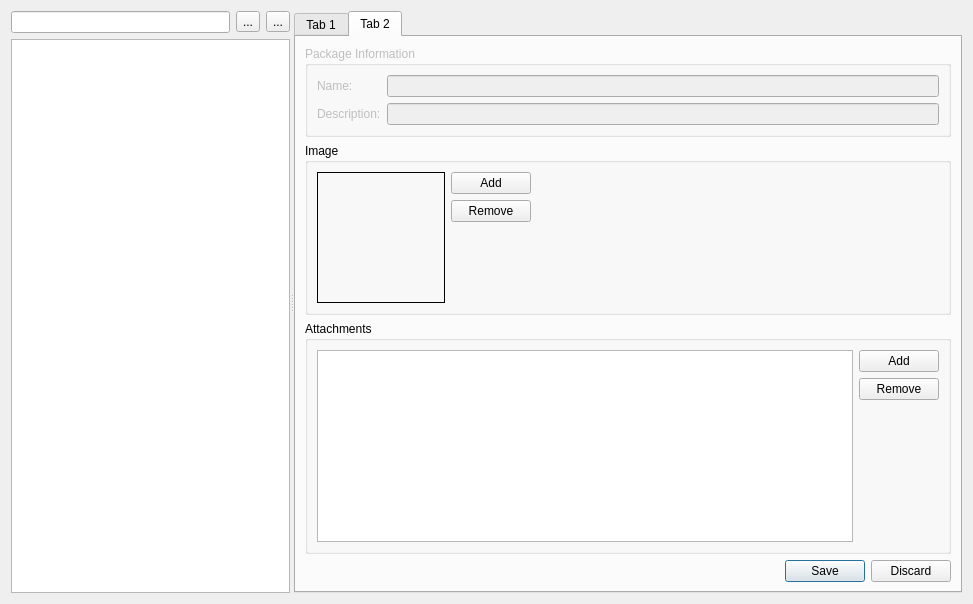
<?xml version="1.0" encoding="UTF-8"?>
<ui version="4.0">
 <class>StorageManagerForm</class>
 <widget class="QWidget" name="StorageManagerForm">
  <property name="geometry">
   <rect>
    <x>0</x>
    <y>0</y>
    <width>973</width>
    <height>604</height>
   </rect>
  </property>
  <property name="windowTitle">
   <string>Form</string>
  </property>
  <layout class="QVBoxLayout" name="verticalLayout_8">
   <item>
    <widget class="QSplitter" name="splitter">
     <property name="orientation">
      <enum>Qt::Horizontal</enum>
     </property>
     <widget class="QWidget" name="widget" native="true">
      <layout class="QVBoxLayout" name="verticalLayout_4">
       <property name="leftMargin">
        <number>0</number>
       </property>
       <property name="topMargin">
        <number>0</number>
       </property>
       <property name="rightMargin">
        <number>0</number>
       </property>
       <property name="bottomMargin">
        <number>0</number>
       </property>
       <item>
        <layout class="QHBoxLayout" name="horizontalLayout">
         <item>
          <widget class="QSearchLineEdit" name="lineEdit_5"/>
         </item>
         <item>
          <widget class="QToolButton" name="toolButton">
           <property name="text">
            <string>...</string>
           </property>
           <property name="icon">
            <iconset resource="resources.qrc">
             <normaloff>:/icons/package_add</normaloff>:/icons/package_add</iconset>
           </property>
          </widget>
         </item>
         <item>
          <widget class="QToolButton" name="toolButton_2">
           <property name="text">
            <string>...</string>
           </property>
           <property name="icon">
            <iconset resource="resources.qrc">
             <normaloff>:/icons/package_delete</normaloff>:/icons/package_delete</iconset>
           </property>
          </widget>
         </item>
        </layout>
       </item>
       <item>
        <widget class="QTreeView" name="treeView"/>
       </item>
      </layout>
     </widget>
     <widget class="QTabWidget" name="tabWidget">
      <property name="currentIndex">
       <number>1</number>
      </property>
      <widget class="QWidget" name="tab">
       <attribute name="title">
        <string>Tab 1</string>
       </attribute>
       <layout class="QVBoxLayout" name="verticalLayout_7">
        <item>
         <widget class="QGroupBox" name="groupBox_4">
          <property name="title">
           <string>Package Information</string>
          </property>
          <layout class="QFormLayout" name="formLayout_2">
           <item row="0" column="0">
            <widget class="QLabel" name="label_4">
             <property name="text">
              <string>Name:</string>
             </property>
            </widget>
           </item>
           <item row="0" column="1">
            <widget class="QLineEdit" name="lineEdit_3"/>
           </item>
           <item row="1" column="0">
            <widget class="QLabel" name="label_5">
             <property name="text">
              <string>Description:</string>
             </property>
            </widget>
           </item>
           <item row="1" column="1">
            <widget class="QLineEdit" name="lineEdit_4"/>
           </item>
          </layout>
         </widget>
        </item>
        <item>
         <widget class="QGroupBox" name="groupBox_5">
          <property name="title">
           <string>Image</string>
          </property>
          <layout class="QHBoxLayout" name="horizontalLayout_4">
           <item>
            <widget class="QLabel" name="label_6">
             <property name="minimumSize">
              <size>
               <width>128</width>
               <height>128</height>
              </size>
             </property>
             <property name="maximumSize">
              <size>
               <width>256</width>
               <height>256</height>
              </size>
             </property>
             <property name="frameShape">
              <enum>QFrame::Box</enum>
             </property>
             <property name="text">
              <string/>
             </property>
             <property name="pixmap">
              <pixmap resource="resources.qrc">:/icons/box</pixmap>
             </property>
             <property name="scaledContents">
              <bool>true</bool>
             </property>
             <property name="alignment">
              <set>Qt::AlignCenter</set>
             </property>
            </widget>
           </item>
           <item>
            <layout class="QVBoxLayout" name="verticalLayout_3">
             <item>
              <widget class="QPushButton" name="pushButton_5">
               <property name="text">
                <string>Add</string>
               </property>
              </widget>
             </item>
             <item>
              <widget class="QPushButton" name="pushButton_6">
               <property name="text">
                <string>Remove</string>
               </property>
              </widget>
             </item>
             <item>
              <spacer name="verticalSpacer_3">
               <property name="orientation">
                <enum>Qt::Vertical</enum>
               </property>
               <property name="sizeHint" stdset="0">
                <size>
                 <width>20</width>
                 <height>40</height>
                </size>
               </property>
              </spacer>
             </item>
            </layout>
           </item>
           <item>
            <spacer name="horizontalSpacer_4">
             <property name="orientation">
              <enum>Qt::Horizontal</enum>
             </property>
             <property name="sizeHint" stdset="0">
              <size>
               <width>354</width>
               <height>20</height>
              </size>
             </property>
            </spacer>
           </item>
          </layout>
         </widget>
        </item>
        <item>
         <widget class="QGroupBox" name="groupBox_6">
          <property name="title">
           <string>Attachments</string>
          </property>
          <layout class="QHBoxLayout" name="horizontalLayout_5">
           <item>
            <widget class="QTableView" name="tableView_2">
             <property name="sizePolicy">
              <sizepolicy hsizetype="Expanding" vsizetype="Expanding">
               <horstretch>0</horstretch>
               <verstretch>1</verstretch>
              </sizepolicy>
             </property>
            </widget>
           </item>
           <item>
            <layout class="QVBoxLayout" name="verticalLayout_5">
             <item>
              <widget class="QPushButton" name="pushButton_7">
               <property name="text">
                <string>Add</string>
               </property>
              </widget>
             </item>
             <item>
              <widget class="QPushButton" name="pushButton_8">
               <property name="text">
                <string>Remove</string>
               </property>
              </widget>
             </item>
             <item>
              <spacer name="verticalSpacer_4">
               <property name="orientation">
                <enum>Qt::Vertical</enum>
               </property>
               <property name="sizeHint" stdset="0">
                <size>
                 <width>20</width>
                 <height>40</height>
                </size>
               </property>
              </spacer>
             </item>
            </layout>
           </item>
          </layout>
         </widget>
        </item>
        <item>
         <widget class="QDialogButtonBox" name="buttonBox_2">
          <property name="standardButtons">
           <set>QDialogButtonBox::Discard|QDialogButtonBox::Save</set>
          </property>
         </widget>
        </item>
       </layout>
      </widget>
      <widget class="QWidget" name="tab_2">
       <attribute name="title">
        <string>Tab 2</string>
       </attribute>
       <layout class="QVBoxLayout" name="verticalLayout_6">
        <item>
         <widget class="QGroupBox" name="groupBox_3">
          <property name="enabled">
           <bool>false</bool>
          </property>
          <property name="title">
           <string>Package Information</string>
          </property>
          <property name="checkable">
           <bool>false</bool>
          </property>
          <layout class="QFormLayout" name="formLayout">
           <item row="0" column="0">
            <widget class="QLabel" name="label">
             <property name="text">
              <string>Name:</string>
             </property>
            </widget>
           </item>
           <item row="0" column="1">
            <widget class="QLineEdit" name="lineEdit"/>
           </item>
           <item row="1" column="0">
            <widget class="QLabel" name="label_2">
             <property name="text">
              <string>Description:</string>
             </property>
            </widget>
           </item>
           <item row="1" column="1">
            <widget class="QLineEdit" name="lineEdit_2"/>
           </item>
          </layout>
         </widget>
        </item>
        <item>
         <widget class="QGroupBox" name="groupBox_2">
          <property name="title">
           <string>Image</string>
          </property>
          <layout class="QHBoxLayout" name="horizontalLayout_3">
           <item>
            <widget class="QLabel" name="label_3">
             <property name="minimumSize">
              <size>
               <width>128</width>
               <height>128</height>
              </size>
             </property>
             <property name="maximumSize">
              <size>
               <width>256</width>
               <height>256</height>
              </size>
             </property>
             <property name="frameShape">
              <enum>QFrame::Box</enum>
             </property>
             <property name="text">
              <string/>
             </property>
             <property name="pixmap">
              <pixmap resource="resources.qrc">:/icons/box</pixmap>
             </property>
             <property name="scaledContents">
              <bool>true</bool>
             </property>
             <property name="alignment">
              <set>Qt::AlignCenter</set>
             </property>
            </widget>
           </item>
           <item>
            <layout class="QVBoxLayout" name="verticalLayout_2">
             <item>
              <widget class="QPushButton" name="pushButton_3">
               <property name="text">
                <string>Add</string>
               </property>
              </widget>
             </item>
             <item>
              <widget class="QPushButton" name="pushButton_4">
               <property name="text">
                <string>Remove</string>
               </property>
              </widget>
             </item>
             <item>
              <spacer name="verticalSpacer_2">
               <property name="orientation">
                <enum>Qt::Vertical</enum>
               </property>
               <property name="sizeHint" stdset="0">
                <size>
                 <width>20</width>
                 <height>40</height>
                </size>
               </property>
              </spacer>
             </item>
            </layout>
           </item>
           <item>
            <spacer name="horizontalSpacer_3">
             <property name="orientation">
              <enum>Qt::Horizontal</enum>
             </property>
             <property name="sizeHint" stdset="0">
              <size>
               <width>354</width>
               <height>20</height>
              </size>
             </property>
            </spacer>
           </item>
          </layout>
         </widget>
        </item>
        <item>
         <widget class="QGroupBox" name="groupBox">
          <property name="title">
           <string>Attachments</string>
          </property>
          <layout class="QHBoxLayout" name="horizontalLayout_2">
           <item>
            <widget class="QTableView" name="tableView">
             <property name="sizePolicy">
              <sizepolicy hsizetype="Expanding" vsizetype="Expanding">
               <horstretch>0</horstretch>
               <verstretch>1</verstretch>
              </sizepolicy>
             </property>
            </widget>
           </item>
           <item>
            <layout class="QVBoxLayout" name="verticalLayout">
             <item>
              <widget class="QPushButton" name="pushButton">
               <property name="text">
                <string>Add</string>
               </property>
              </widget>
             </item>
             <item>
              <widget class="QPushButton" name="pushButton_2">
               <property name="text">
                <string>Remove</string>
               </property>
              </widget>
             </item>
             <item>
              <spacer name="verticalSpacer">
               <property name="orientation">
                <enum>Qt::Vertical</enum>
               </property>
               <property name="sizeHint" stdset="0">
                <size>
                 <width>20</width>
                 <height>40</height>
                </size>
               </property>
              </spacer>
             </item>
            </layout>
           </item>
          </layout>
         </widget>
        </item>
        <item>
         <widget class="QDialogButtonBox" name="buttonBox">
          <property name="standardButtons">
           <set>QDialogButtonBox::Discard|QDialogButtonBox::Save</set>
          </property>
         </widget>
        </item>
       </layout>
      </widget>
     </widget>
    </widget>
   </item>
  </layout>
  <action name="actionAddStorage">
   <property name="text">
    <string>Add Storage</string>
   </property>
  </action>
 </widget>
 <customwidgets>
  <customwidget>
   <class>QSearchLineEdit</class>
   <extends>QLineEdit</extends>
   <header>widgets/qsearchlineedit.h</header>
  </customwidget>
 </customwidgets>
 <resources>
  <include location="resources.qrc"/>
 </resources>
 <connections/>
</ui>
